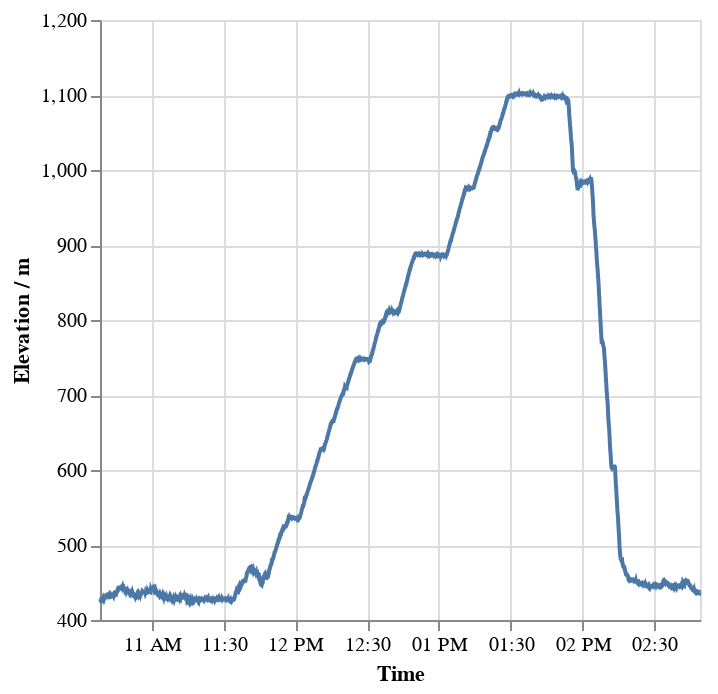

The notebook cell saved with this chart:
### Markdown cell above
The following plot shows the altitude over time:

### Code cell
(
    alt.Chart(ts)
    .mark_line()
    .encode(
        alt.X("time", title="Time"),
        alt.Y("altitude", scale=alt.Scale(zero=False), title="Elevation / m"),
    )
)

### Figure 1 — Vega specification as saved in the notebook (floating-point values rounded to 4 significant figures; data arrays with more than 128 entries replaced by an {"elided": "..."} marker saying what was removed)
{"$schema": "https://vega.github.io/schema/vega/v5.json", "data": [{"name": "source_0", "values": {"elided": "3760 records"}, "transform": [{"type": "formula", "expr": "toDate(datum['time'])", "as": "time"}]}, {"name": "source_0_y_domain_altitude", "values": [{"min": 425.4, "max": 1102.0}]}], "marks": [{"type": "line", "name": "marks", "from": {"data": "source_0"}, "sort": {"field": "x"}, "encode": {"update": {"x": {"field": "time", "scale": "x"}, "y": {"field": "altitude", "scale": "y"}, "stroke": {"value": "#4c78a8"}, "defined": {"signal": "isValid(datum[\"time\"]) && isFinite(+datum[\"time\"]) && isValid(datum[\"altitude\"]) && isFinite(+datum[\"altitude\"])"}}}, "style": ["line"]}], "scales": [{"name": "x", "type": "time", "domain": {"data": "source_0", "field": "time"}, "range": [0, {"signal": "width"}]}, {"name": "y", "type": "linear", "domain": [{"signal": "(data(\"source_0_y_domain_altitude\")[0] || {}).min"}, {"signal": "(data(\"source_0_y_domain_altitude\")[0] || {}).max"}], "range": [{"signal": "height"}, 0], "nice": true, "zero": false}], "axes": [{"scale": "x", "grid": true, "zindex": 0, "orient": "bottom", "labels": false, "aria": false, "ticks": false, "tickCount": {"signal": "ceil(width/40)"}, "domain": false, "minExtent": 0, "gridScale": "y", "maxExtent": 0}, {"scale": "y", "grid": true, "orient": "left", "gridScale": "x", "aria": false, "domain": false, "tickCount": {"signal": "ceil(height/40)"}, "maxExtent": 0, "ticks": false, "zindex": 0, "minExtent": 0, "labels": false}, {"scale": "x", "labelOverlap": true, "orient": "bottom", "labelFlush": true, "tickCount": {"signal": "ceil(width/40)"}, "zindex": 0, "grid": false, "title": "Time"}, {"scale": "y", "title": "Elevation / m", "tickCount": {"signal": "ceil(height/40)"}, "orient": "left", "zindex": 0, "labelOverlap": true, "grid": false}], "padding": 5, "background": "white", "width": 300, "height": 300, "style": "cell"}
